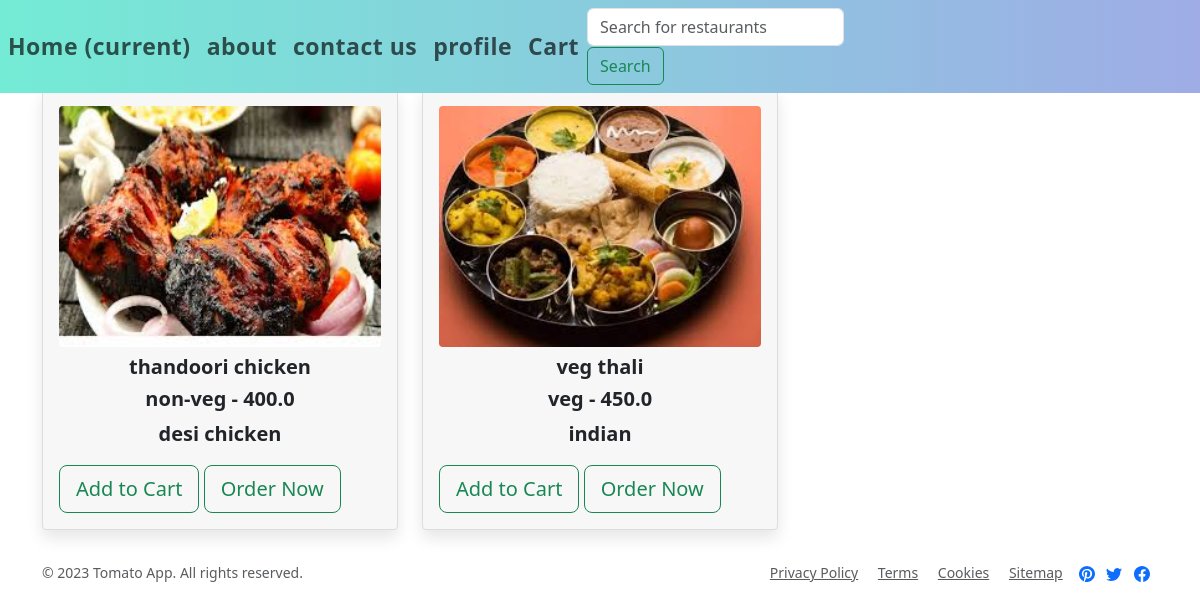
/menu_list/1003 (signed in), run on the app's committed database.
### app1/models.py (models this page shows, shortened)
class Menu(models.Model):
    menu_id = models.IntegerField(primary_key=True)
    restaurant = models.ForeignKey(Restaurant, on_delete=models.CASCADE)
    item_name = models.CharField(max_length=255)
    item_description = models.TextField()
    item_price = models.FloatField()
    item_image = models.ImageField(upload_to='menu_images/')
    item_category = models.CharField(max_length=50)
    item_is_available = models.BooleanField(default=True)

### app1/views.py (the view)
# urls.py: path('menu_list/<int:id>',menu_list,name='menu_list'),
@login_required(login_url='userlogin')
def menu_list(request,id):
    menus=Menu.objects.filter(restaurant_id=id)
    return render(request,'menu.html',{'menus':menus})

### template/menu.html (shortened to what this page needs)
{% extends 'base.html' %}
{% load static %}
   {% block content %}
      <div class="container">
        <div class="row">
          {% for i in menus %}
            <div class="col-md-4">
              <div class="image-container">
                <img src="{{ i.item_image.url }}" class="d-block w-100 h-100" alt="{{ i.item_name }}">
                  <h5>{{ i.item_name }}</h5>
                  <h5>{{ i.item_category }} - {{i.item_price}}</h5>
                  <p>{{ i.item_description }}</p>
                <a data-mdb-ripple-init class="btn btn-outline-success btn-lg" href="{% url 'add_to_cart' i.menu_id %}" role="button"
                >Add to Cart</a>
                <a data-mdb-ripple-init class="btn btn-outline-success btn-lg" href="#" role="button"
                >Order Now</a>
              </div>
            </div>
          {% endfor %}
        </div>
      </div>
    {% endblock %}

### static/hotel.css (style rules this page uses)
* { padding: 0; margin: 0; }
.image-container { margin-top: 25%; position: relative; padding: 1rem; background-color: #f7f7f7; border: 1px solid #ddd; border-radius: 0.25rem; box-shadow: 0 0.5rem 1rem rgba(0, 0, 0, 0.1); }
.image-container img { width: 100%; height:max-content; border-radius: 0.25rem; }
.image-container h5,.image-container p { font-size: 1.25rem; font-weight: bold; text-align: center; margin-top: 0.5rem; }
.image-container a { align-items: center; }

### data on the page
Menu: item_image (picture), item_name "thandoori chicken", item_category "non-veg", item_price "400.0", item_description "desi chicken"
Menu: item_image (picture), item_name "veg thali", item_category "veg", item_price "450.0", item_description "indian"
